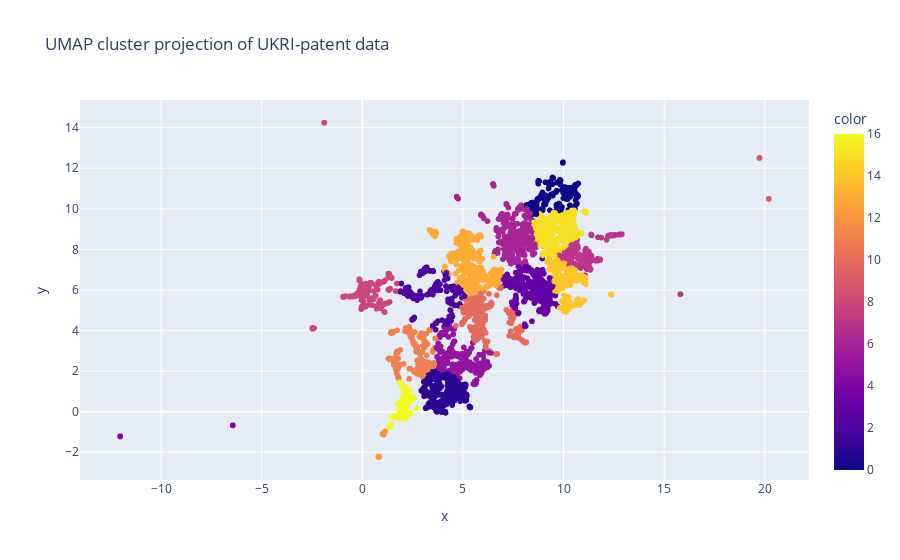

Here is the notebook cell this chart was saved with:
### Markdown cell above
Now we can try UMAP which is suitable for both visualisation and clustering:

### Code cell
import umap

reducer = umap.UMAP()

kmeans_umap = MiniBatchKMeans(n_clusters=17, random_state=1, batch_size=256)
reduced_umap = reducer.fit_transform(embeddings)

clusters_umap = kmeans_umap.fit_predict(reduced_umap)

fig = px.scatter(x=reduced_umap[:,0],y=reduced_umap[:,1],color=clusters_umap, title='UMAP cluster projection of UKRI-patent data ')
fig.show()

### Figure 1 — Plotly figure (JSON) as saved in the notebook; plotly's stock layout.template omitted (floating-point values rounded to 4 significant figures; data arrays with more than 128 entries replaced by an {"elided": "..."} marker saying what was removed)
{"data": [{"hovertemplate": "x=%{x}<br>y=%{y}<br>color=%{marker.color}<extra></extra>", "legendgroup": "", "marker": {"color": {"elided": "5161 int values"}, "coloraxis": "coloraxis", "symbol": "circle"}, "mode": "markers", "name": "", "showlegend": false, "type": "scattergl", "x": {"elided": "5161 float values"}, "xaxis": "x", "y": {"elided": "5161 float values"}, "yaxis": "y"}], "layout": {"coloraxis": {"colorbar": {"title": {"text": "color"}}, "colorscale": [[0, "#0d0887"], [0.1111, "#46039f"], [0.2222, "#7201a8"], [0.3333, "#9c179e"], [0.4444, "#bd3786"], [0.5556, "#d8576b"], [0.6667, "#ed7953"], [0.7778, "#fb9f3a"], [0.8889, "#fdca26"], [1, "#f0f921"]]}, "legend": {"tracegroupgap": 0}, "title": {"text": "UMAP cluster projection of UKRI-patent data "}, "xaxis": {"anchor": "y", "domain": [0, 1], "title": {"text": "x"}}, "yaxis": {"anchor": "x", "domain": [0, 1], "title": {"text": "y"}}}}
